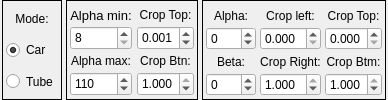
                              <widget class="QWidget" name="page_panorama_config">
                               <layout class="QHBoxLayout" name="horizontalLayout_29">
                                <property name="spacing">
                                 <number>4</number>
                                </property>
                                <property name="leftMargin">
                                 <number>2</number>
                                </property>
                                <property name="topMargin">
                                 <number>0</number>
                                </property>
                                <property name="rightMargin">
                                 <number>2</number>
                                </property>
                                <property name="bottomMargin">
                                 <number>0</number>
                                </property>
                                <item>
                                 <widget class="QFrame" name="horizontalFrame_7">
                                  <property name="maximumSize">
                                   <size>
                                    <width>70</width>
                                    <height>16777215</height>
                                   </size>
                                  </property>
                                  <property name="frameShape">
                                   <enum>QFrame::Box</enum>
                                  </property>
                                  <layout class="QVBoxLayout" name="verticalLayout_8">
                                   <property name="spacing">
                                    <number>3</number>
                                   </property>
                                   <property name="leftMargin">
                                    <number>3</number>
                                   </property>
                                   <property name="topMargin">
                                    <number>3</number>
                                   </property>
                                   <property name="rightMargin">
                                    <number>3</number>
                                   </property>
                                   <property name="bottomMargin">
                                    <number>3</number>
                                   </property>
                                   <item>
                                    <widget class="QLabel" name="label_30">
                                     <property name="text">
                                      <string>Mode:</string>
                                     </property>
                                     <property name="alignment">
                                      <set>Qt::AlignCenter</set>
                                     </property>
                                    </widget>
                                   </item>
                                   <item>
                                    <widget class="QRadioButton" name="radioButton_car">
                                     <property name="sizePolicy">
                                      <sizepolicy hsizetype="Minimum" vsizetype="Preferred">
                                       <horstretch>0</horstretch>
                                       <verstretch>0</verstretch>
                                      </sizepolicy>
                                     </property>
                                     <property name="minimumSize">
                                      <size>
                                       <width>0</width>
                                       <height>25</height>
                                      </size>
                                     </property>
                                     <property name="text">
                                      <string>Car</string>
                                     </property>
                                     <property name="checked">
                                      <bool>true</bool>
                                     </property>
                                    </widget>
                                   </item>
                                   <item>
                                    <widget class="QRadioButton" name="radioButton_tube">
                                     <property name="sizePolicy">
                                      <sizepolicy hsizetype="Minimum" vsizetype="Preferred">
                                       <horstretch>0</horstretch>
                                       <verstretch>0</verstretch>
                                      </sizepolicy>
                                     </property>
                                     <property name="minimumSize">
                                      <size>
                                       <width>0</width>
                                       <height>25</height>
                                      </size>
                                     </property>
                                     <property name="text">
                                      <string>Tube</string>
                                     </property>
                                    </widget>
                                   </item>
                                  </layout>
                                 </widget>
                                </item>
                                <item>
                                 <widget class="QFrame" name="frame_panorama_tube_config">
                                  <property name="frameShape">
                                   <enum>QFrame::Box</enum>
                                  </property>
                                  <layout class="QHBoxLayout" name="horizontalLayout_24">
                                   <property name="spacing">
                                    <number>5</number>
                                   </property>
                                   <property name="leftMargin">
                                    <number>3</number>
                                   </property>
                                   <property name="topMargin">
                                    <number>3</number>
                                   </property>
                                   <property name="rightMargin">
                                    <number>3</number>
                                   </property>
                                   <property name="bottomMargin">
                                    <number>3</number>
                                   </property>
                                   <item>
                                    <layout class="QVBoxLayout" name="verticalLayout_33">
                                     <property name="spacing">
                                      <number>0</number>
                                     </property>
                                     <item>
                                      <widget class="QLabel" name="label_20">
                                       <property name="font">
                                        <font>
                                         <family>Segoe UI</family>
                                         <pointsize>10</pointsize>
                                         <weight>50</weight>
                                         <italic>false</italic>
                                         <bold>false</bold>
                                        </font>
                                       </property>
                                       <property name="text">
                                        <string>Alpha min:</string>
                                       </property>
                                       <property name="alignment">
                                        <set>Qt::AlignCenter</set>
                                       </property>
                                      </widget>
                                     </item>
                                     <item>
                                      <widget class="QSpinBox" name="spinBox_pano_tube_alpha_min">
                                       <property name="minimumSize">
                                        <size>
                                         <width>0</width>
                                         <height>24</height>
                                        </size>
                                       </property>
                                       <property name="maximumSize">
                                        <size>
                                         <width>16777215</width>
                                         <height>24</height>
                                        </size>
                                       </property>
                                       <property name="minimum">
                                        <number>8</number>
                                       </property>
                                       <property name="maximum">
                                        <number>220</number>
                                       </property>
                                      </widget>
                                     </item>
                                     <item>
                                      <widget class="QLabel" name="label_22">
                                       <property name="text">
                                        <string>Alpha max:</string>
                                       </property>
                                       <property name="alignment">
                                        <set>Qt::AlignCenter</set>
                                       </property>
                                      </widget>
                                     </item>
                                     <item>
                                      <widget class="QSpinBox" name="spinBox_pano_tube_alpha_max">
                                       <property name="minimumSize">
                                        <size>
                                         <width>0</width>
                                         <height>24</height>
                                        </size>
                                       </property>
                                       <property name="maximumSize">
                                        <size>
                                         <width>16777215</width>
                                         <height>24</height>
                                        </size>
                                       </property>
                                       <property name="minimum">
                                        <number>20</number>
                                       </property>
                                       <property name="maximum">
                                        <number>220</number>
                                       </property>
                                       <property name="value">
                                        <number>110</number>
                                       </property>
                                      </widget>
                                     </item>
                                    </layout>
                                   </item>
                                   <item>
                                    <layout class="QVBoxLayout" name="verticalLayout_35">
                                     <property name="spacing">
                                      <number>0</number>
                                     </property>
                                     <item>
                                      <widget class="QLabel" name="label_23">
                                       <property name="text">
                                        <string>Crop Top:</string>
                                       </property>
                                       <property name="alignment">
                                        <set>Qt::AlignCenter</set>
                                       </property>
                                      </widget>
                                     </item>
                                     <item>
                                      <widget class="QDoubleSpinBox" name="doubleSpinBox_pano_tube_crop_top">
                                       <property name="minimumSize">
                                        <size>
                                         <width>0</width>
                                         <height>24</height>
                                        </size>
                                       </property>
                                       <property name="maximumSize">
                                        <size>
                                         <width>16777215</width>
                                         <height>24</height>
                                        </size>
                                       </property>
                                       <property name="decimals">
                                        <number>3</number>
                                       </property>
                                       <property name="maximum">
                                        <double>1.000000000000000</double>
                                       </property>
                                       <property name="singleStep">
                                        <double>0.001000000000000</double>
                                       </property>
                                       <property name="value">
                                        <double>0.001000000000000</double>
                                       </property>
                                      </widget>
                                     </item>
                                     <item>
                                      <widget class="QLabel" name="label_25">
                                       <property name="text">
                                        <string>Crop Btn:</string>
                                       </property>
                                       <property name="alignment">
                                        <set>Qt::AlignCenter</set>
                                       </property>
                                      </widget>
                                     </item>
                                     <item>
                                      <widget class="QDoubleSpinBox" name="doubleSpinBox_pano_tube_crop_buttom">
                                       <property name="minimumSize">
                                        <size>
                                         <width>0</width>
                                         <height>24</height>
                                        </size>
                                       </property>
                                       <property name="maximumSize">
                                        <size>
                                         <width>16777215</width>
                                         <height>24</height>
                                        </size>
                                       </property>
                                       <property name="decimals">
                                        <number>3</number>
                                       </property>
                                       <property name="maximum">
                                        <double>1.000000000000000</double>
                                       </property>
                                       <property name="singleStep">
                                        <double>0.001000000000000</double>
                                       </property>
                                       <property name="value">
                                        <double>1.000000000000000</double>
                                       </property>
                                      </widget>
                                     </item>
                                    </layout>
                                   </item>
                                  </layout>
                                 </widget>
                                </item>
                                <item>
                                 <widget class="QFrame" name="frame_panorama_car_config">
                                  <property name="minimumSize">
                                   <size>
                                    <width>80</width>
                                    <height>0</height>
                                   </size>
                                  </property>
                                  <property name="frameShape">
                                   <enum>QFrame::Box</enum>
                                  </property>
                                  <property name="frameShadow">
                                   <enum>QFrame::Plain</enum>
                                  </property>
                                  <layout class="QHBoxLayout" name="horizontalLayout_11">
                                   <property name="spacing">
                                    <number>4</number>
                                   </property>
                                   <property name="leftMargin">
                                    <number>3</number>
                                   </property>
                                   <property name="topMargin">
                                    <number>3</number>
                                   </property>
                                   <property name="rightMargin">
                                    <number>3</number>
                                   </property>
                                   <property name="bottomMargin">
                                    <number>3</number>
                                   </property>
                                   <item>
                                    <layout class="QVBoxLayout" name="verticalLayout_32">
                                     <property name="spacing">
                                      <number>0</number>
                                     </property>
                                     <item>
                                      <widget class="QLabel" name="label_16">
                                       <property name="text">
                                        <string>Alpha:</string>
                                       </property>
                                       <property name="alignment">
                                        <set>Qt::AlignCenter</set>
                                       </property>
                                      </widget>
                                     </item>
                                     <item>
                                      <widget class="QSpinBox" name="spinBox_pano_car_alpha">
                                       <property name="maximumSize">
                                        <size>
                                         <width>50</width>
                                         <height>24</height>
                                        </size>
                                       </property>
                                       <property name="minimum">
                                        <number>-360</number>
                                       </property>
                                       <property name="maximum">
                                        <number>360</number>
                                       </property>
                                      </widget>
                                     </item>
                                     <item>
                                      <widget class="QLabel" name="label_18">
                                       <property name="text">
                                        <string>Beta:</string>
                                       </property>
                                       <property name="alignment">
                                        <set>Qt::AlignCenter</set>
                                       </property>
                                      </widget>
                                     </item>
                                     <item>
                                      <widget class="QSpinBox" name="spinBox_pano_car_beta">
                                       <property name="maximumSize">
                                        <size>
                                         <width>50</width>
                                         <height>24</height>
                                        </size>
                                       </property>
                                       <property name="minimum">
                                        <number>-360</number>
                                       </property>
                                       <property name="maximum">
                                        <number>360</number>
                                       </property>
                                      </widget>
                                     </item>
                                    </layout>
                                   </item>
                                   <item>
                                    <layout class="QVBoxLayout" name="verticalLayout_25">
                                     <property name="spacing">
                                      <number>0</number>
                                     </property>
                                     <item>
                                      <widget class="QLabel" name="label_8">
                                       <property name="text">
                                        <string>Crop left:</string>
                                       </property>
                                       <property name="alignment">
                                        <set>Qt::AlignCenter</set>
                                       </property>
                                      </widget>
                                     </item>
                                     <item>
                                      <widget class="QDoubleSpinBox" name="doubleSpinBox_pano_car_crop_left">
                                       <property name="maximumSize">
                                        <size>
                                         <width>16777215</width>
                                         <height>24</height>
                                        </size>
                                       </property>
                                       <property name="decimals">
                                        <number>3</number>
                                       </property>
                                       <property name="maximum">
                                        <double>1.000000000000000</double>
                                       </property>
                                       <property name="singleStep">
                                        <double>0.001000000000000</double>
                                       </property>
                                      </widget>
                                     </item>
                                     <item>
                                      <widget class="QLabel" name="label_12">
                                       <property name="text">
                                        <string>Crop Right:</string>
                                       </property>
                                       <property name="alignment">
                                        <set>Qt::AlignCenter</set>
                                       </property>
                                      </widget>
                                     </item>
                                     <item>
                                      <widget class="QDoubleSpinBox" name="doubleSpinBox_pano_car_crop_right">
                                       <property name="maximumSize">
                                        <size>
                                         <width>16777215</width>
                                         <height>24</height>
                                        </size>
                                       </property>
                                       <property name="decimals">
                                        <number>3</number>
                                       </property>
                                       <property name="maximum">
                                        <double>1.000000000000000</double>
                                       </property>
                                       <property name="singleStep">
                                        <double>0.001000000000000</double>
                                       </property>
                                       <property name="value">
                                        <double>1.000000000000000</double>
                                       </property>
                                      </widget>
                                     </item>
                                    </layout>
                                   </item>
                                   <item>
                                    <layout class="QVBoxLayout" name="verticalLayout_27">
                                     <property name="spacing">
                                      <number>0</number>
                                     </property>
                                     <item>
                                      <widget class="QLabel" name="label_14">
                                       <property name="text">
                                        <string>Crop Top:</string>
                                       </property>
                                       <property name="alignment">
                                        <set>Qt::AlignCenter</set>
                                       </property>
                                      </widget>
                                     </item>
                                     <item>
                                      <widget class="QDoubleSpinBox" name="doubleSpinBox_pano_car_crop_top">
                                       <property name="maximumSize">
                                        <size>
                                         <width>16777215</width>
                                         <height>24</height>
                                        </size>
                                       </property>
                                       <property name="decimals">
                                        <number>3</number>
                                       </property>
                                       <property name="maximum">
                                        <double>1.000000000000000</double>
                                       </property>
                                       <property name="singleStep">
                                        <double>0.001000000000000</double>
                                       </property>
                                      </widget>
                                     </item>
                                     <item>
                                      <widget class="QLabel" name="label_13">
                                       <property name="text">
                                        <string>Crop Btm:</string>
                                       </property>
                                       <property name="alignment">
                                        <set>Qt::AlignCenter</set>
                                       </property>
                                      </widget>
                                     </item>
                                     <item>
                                      <widget class="QDoubleSpinBox" name="doubleSpinBox_pano_car_crop_bottom">
                                       <property name="maximumSize">
                                        <size>
                                         <width>16777215</width>
                                         <height>24</height>
                                        </size>
                                       </property>
                                       <property name="decimals">
                                        <number>3</number>
                                       </property>
                                       <property name="maximum">
                                        <double>1.000000000000000</double>
                                       </property>
                                       <property name="singleStep">
                                        <double>0.000000000000000</double>
                                       </property>
                                       <property name="value">
                                        <double>1.000000000000000</double>
                                       </property>
                                      </widget>
                                     </item>
                                    </layout>
                                   </item>
                                  </layout>
                                 </widget>
                                </item>
                               </layout>
                              </widget>
